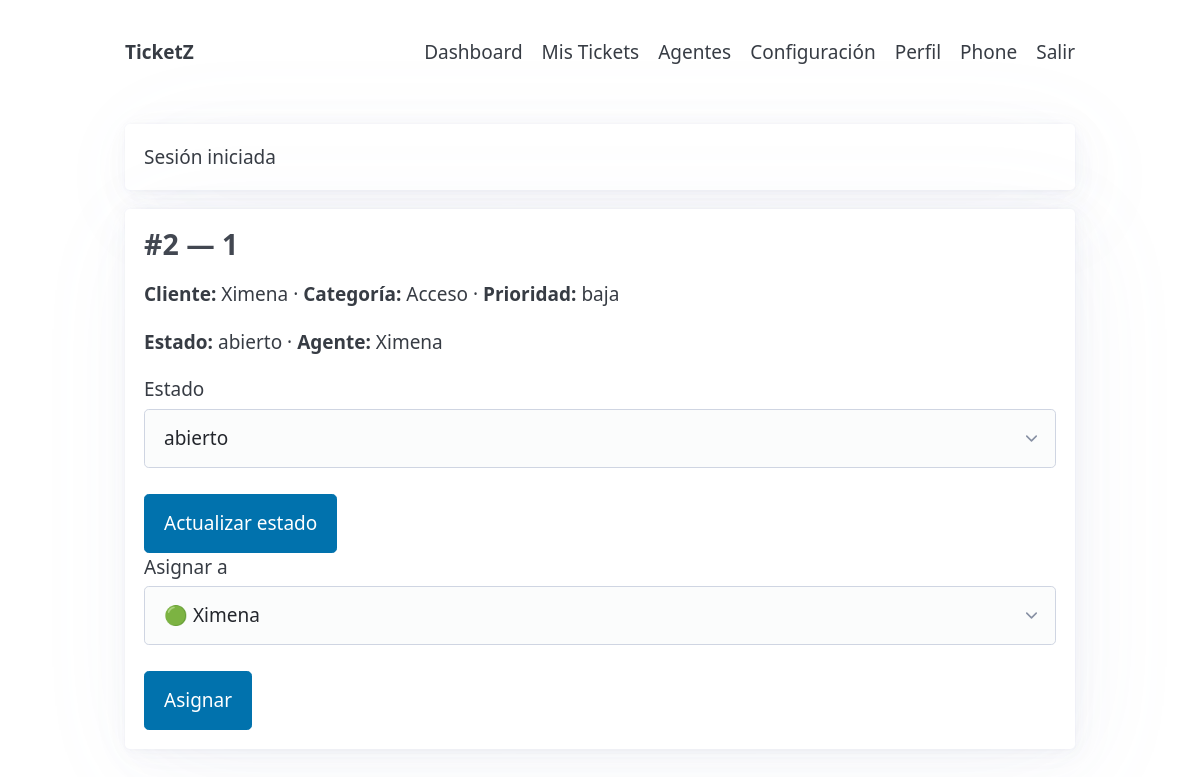
The app's page /?page=ticket&id=2 (signed in) with its own data.
### tables this page shows
CREATE TABLE tickets(
        id INTEGER PRIMARY KEY AUTOINCREMENT,
        user_id INTEGER NOT NULL REFERENCES users(id) ON DELETE CASCADE,
        agent_id INTEGER REFERENCES users(id),
        title TEXT NOT NULL,
        category TEXT NOT NULL,
        priority TEXT NOT NULL,
        status TEXT NOT NULL DEFAULT "abierto",
        description TEXT,
        created_at INTEGER NOT NULL,
        updated_at INTEGER NOT NULL
    );

### app/db.php (called while the page is built, shortened)
<?php
function db(): PDO {
    static $pdo = null;
    if ($pdo) return $pdo;
    $dsn = 'sqlite:' . DB_FILE;
    try {
        $pdo = new PDO($dsn);
        $pdo->setAttribute(PDO::ATTR_ERRMODE, PDO::ERRMODE_EXCEPTION);
        $pdo->exec('PRAGMA foreign_keys = ON');
        return $pdo;
    } catch (PDOException $e) {
        http_response_code(500);
        $msg = "No se pudo abrir la base de datos SQLite en: " . DB_FILE . "\\nError: " . $e->getMessage();
        echo nl2br(htmlspecialchars($msg, ENT_QUOTES | ENT_SUBSTITUTE, 'UTF-8'));
        exit;
    }
}

### app/models.php (called while the page is built, shortened)
<?php
function get_ticket(int $id): ?array {
    $st=db()->prepare('SELECT t.*, u.name AS user_name, a.name AS agent_name
        FROM tickets t JOIN users u ON u.id=t.user_id LEFT JOIN users a ON a.id=t.agent_id WHERE t.id=?');
    $st->execute([$id]); $t=$st->fetch(PDO::FETCH_ASSOC);
    return $t ?: null;
}
function list_agents(): array {
    $st=db()->query('SELECT id,name,email,last_active,status,status_since FROM users WHERE role IN ("agent","admin") ORDER BY name');
    return $st->fetchAll(PDO::FETCH_ASSOC);
}

### public/index.php (the view, shortened to what this page needs)
<?php
$page   = $_GET['page'] ?? 'home';
if ($page === 'ticket') {
    $tid = (int)($_GET['id'] ?? 0);
    $t = get_ticket($tid);
    $agents = list_agents();
    echo '<div class="narrow">
      <article class="card">
        <div class="ticket-header">
          <h3>#'.(int)$t['id'].' — '.e($t['title']).'</h3>
        </div>
        <p class="ticket-meta">
          <span><b>Cliente:</b> '.e($t['user_name']).'</span> ·
          <span><b>Categoría:</b> '.e($t['category']).'</span> ·
          <span><b>Prioridad:</b> '.e($t['priority']).'</span>
        </p>
        <p><b>Estado:</b> <span class="badge status-'.e($t['status']).'">'.e($t['status']).'</span> ·
           <b>Agente:</b> '.e($t['agent_name']??'—').'</p>
        <p>'.nl2br(e($t['description'] ?? '')).'</p>
        <div class="grid-2">
          <form class="actions" method="post" action="?action=status">'.form_csrf().'
              <input type="hidden" name="ticket_id" value="'.(int)$t['id'].'">
              <label>Estado<select name="status"><option '.($t['status']=='abierto'?'selected':'').'>abierto</option><option '.($t['status']=='pendiente'?'selected':'').'>pendiente</option><option '.($t['status']=='cerrado'?'selected':'').'>cerrado</option></select></label>
              <button>Actualizar estado</button>
          </form>
          <form class="actions" method="post" action="?action=assign">'.form_csrf().'
              <input type="hidden" name="ticket_id" value="'.(int)$t['id'].'">
              <label>Asignar a<select name="agent_id"><option value="">— sin asignar —</option>';
              foreach ($agents as $a) {
                  $sel = ($t['agent_id']??null)==$a['id'] ? 'selected' : '';
                  $online = $a['last_active'] && (time() - (int)$a['last_active'] < 300) ? '🟢' : '⚪';
                  echo '<option '.$sel.' value="'.(int)$a['id'].'">'.$online.' '.e($a['name']).'</option>';
              }
          echo '</select></label><button>Asignar</button></form>
        </div>
      </article>
    </div>';
    render_footer(); exit;
}

### public/assets/style.css (style rules this page uses)
:root { --brand: #7c4b2b; --brand-2: #f4e6d6; --brand-3: #f7f2ea; }
html, body { overflow: auto !important; }

### records on screen
tickets: id "2", title "1", category "Acceso", priority "baja", status "abierto"

### other values on screen
$m "Sesión iniciada"
$t['user_name'] "Ximena"
$t['agent_name'] "Ximena"
form field agent_id "🟢 Ximena"
